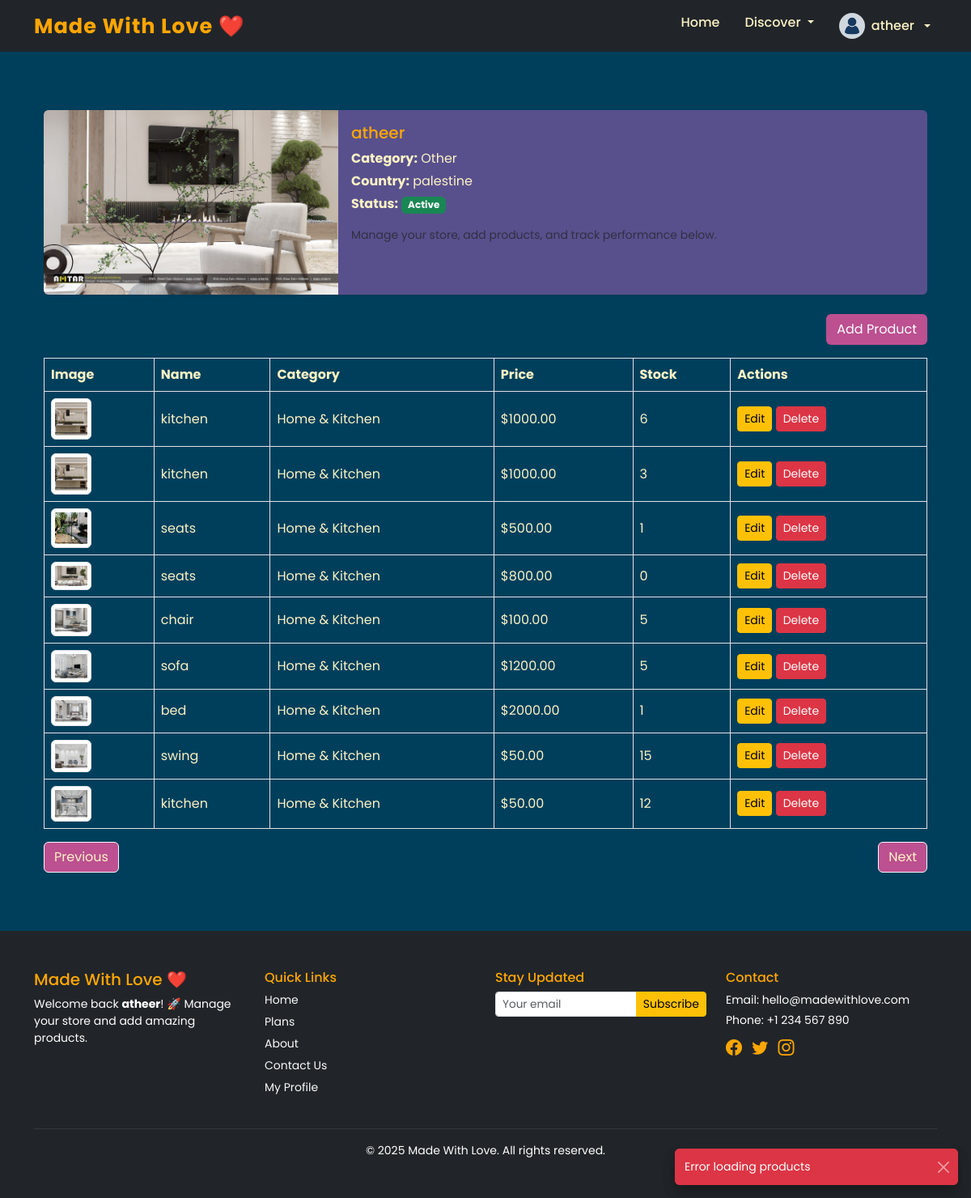
Screenshot of /dashboard/merchant/ (signed in) with the database file from the repository.
### madewithlove_app/models.py (models this page shows, shortened)
class Store(models.Model):
    name = models.CharField(max_length=255)
    description = models.TextField()
    category = models.ForeignKey(Category, on_delete=models.SET_NULL, null=True, blank=True)
    slug = models.SlugField(unique=True, null=True)
    is_store_active = models.BooleanField(default=True)
    store_logo = models.ImageField(upload_to='store_logos/', blank=True, null=True)
    created_at = models.DateTimeField(auto_now_add=True)
    updated_at = models.DateTimeField(auto_now=True)

class MerchantProfile(models.Model):
    user = models.OneToOneField(User, on_delete=models.CASCADE)
    profile_picture = models.ImageField(upload_to='profile_pics/', blank=True, null=True)
    payout_method = models.CharField(max_length=50, null=True, blank=True)
    payout_email = models.EmailField()
    country = models.CharField(max_length=100)
    is_profile_complete = models.BooleanField(default=False)
    created_at = models.DateTimeField(auto_now_add=True)
    updated_at = models.DateTimeField(auto_now=True)
    store = models.OneToOneField('Store', on_delete=models.SET_NULL, null=True, blank=True, related_name='merchant')

class Category(models.Model):
    CATEGORY_CHOICES = [
        ('fashion', 'Fashion & Apparel'),
        ('electronics', 'Electronics & Gadgets'),
        ('beauty', 'Beauty & Personal Care'),
        ('handmade', 'Handmade & Crafts'),
        ('food', 'Food & Specialty'),
        ('books', 'Books & Stationery'),
        ('home', 'Home & Kitchen'),
        ('local', 'Local & Cultural'),
        ('other', 'Other'),
    ]
    slug = models.CharField(max_length=50, unique=True, choices=CATEGORY_CHOICES, default='other')
    def __str__(self):
        return dict(self.CATEGORY_CHOICES).get(self.slug, self.slug)

class ProductImage(models.Model):
    product = models.ForeignKey(Product, on_delete=models.CASCADE, related_name='images')
    image = models.ImageField(upload_to='product_images/')

class Product(models.Model):
    store = models.ForeignKey(Store, on_delete=models.CASCADE, related_name='product', null=True)
    name = models.CharField(max_length=100)
    category = models.ForeignKey(Category, on_delete=models.SET_NULL, null=True)
    description = models.TextField()
    price = models.DecimalField(max_digits=10, decimal_places=2, validators=[MinValueValidator(0)])
    stock = models.PositiveIntegerField(default=0, validators=[MinValueValidator(0)])
    is_active = models.BooleanField(default=True)
    created_at = models.DateTimeField(auto_now_add=True)

### madewithlove_app/views.py (the view)
    def wrapper(request, *args, **kwargs):
        if request.user.is_authenticated and request.user.role == 'merchant':
            profile_exists = MerchantProfile.objects.filter(user=request.user).exists()
            if not profile_exists:
                return redirect('create_merchant_profile')
        return view_func(request, *args, **kwargs)

### madewithlove_app/views.py (called while the page is built, shortened)
def merchant_profile_required(view_func):
    def wrapper(request, *args, **kwargs):
        if request.user.is_authenticated and request.user.role == 'merchant':
            profile_exists = MerchantProfile.objects.filter(user=request.user).exists()
            if not profile_exists:
                return redirect('create_merchant_profile')
        return view_func(request, *args, **kwargs)
    return wrapper

@login_required
@merchant_profile_required
def merchant_dashboard_view(request):
    user = request.user
    if user.role != 'merchant':
        return redirect('home')
    profile = get_object_or_404(MerchantProfile.objects.select_related('store'), user=user)
    store = profile.store
    products = Product.objects.filter(store=store).prefetch_related('images')
    context = {
        'profile': profile,
        'store': store,
        'products': products,
        'categories': Category.objects.all(),
        'store_missing': False,
    }
    return render(request, 'dashboards/merchant_dashboard.html', context)

### madewithlove_app/templates/dashboards/merchant_dashboard.html (shortened to what this page needs)
{% extends "base.html" %}
{% load static %}
{% block content %}
<div class="container my-4">
  <div class="card dashboard-card shadow-sm mb-4 border-0">
    <div class="row g-0">
      <div class="col-md-4">
        <img src="{% if store.store_logo %}{{ store.store_logo.url }}{% else %}{% static 'images/default-store.png' %}{% endif %}" class="img-fluid rounded-start" alt="Store Logo">
      </div>
      <div class="col-md-8">
        <div class="card-body">
          <h5 class="card-title dashboard-welcome">{{ store.name }}</h5>
          <p class="card-text mb-1"><strong>Category:</strong> {{ profile.store.category|default:"N/A" }}</p>
          <p class="card-text mb-1"><strong>Country:</strong> {{ profile.country|default:"N/A" }}</p>
          <p class="card-text"><strong>Status:</strong> <span class="badge bg-success">Active</span></p>
          <p class="card-text text-muted small">Manage your store, add products, and track performance below.</p>
        </div>
      </div>
    </div>
  </div>
  <div class="table-responsive">
    <div class="text-end mb-3">
      <button class="btn add-product-btn" data-bs-toggle="modal" data-bs-target="#productModal" onclick="openAddModal()">Add Product</button>
    </div>
    <table class="table dashboard-table table-bordered align-middle">
      <thead>
        <tr>
          <th>Image</th>
          <th>Name</th>
          <th>Category</th>
          <th>Price</th>
          <th>Stock</th>
          <th>Actions</th>
        </tr>
      </thead>
      <tbody id="product-table">
        {% for product in products %}
        <tr data-name="{{ product.name }}" data-category="{{ product.category }}" data-id="{{ product.id }}">
          <td>
            {% for img in product.images.all %}
              <img src="{{ img.image.url }}" width="50" class="img-thumbnail me-1" />
            {% empty %}
              <img src="{% static 'images/default-product.png' %}" width="50" class="img-thumbnail" />
            {% endfor %}
          </td>
          <td>{{ product.name }}</td>
          <td>{{ product.category }}</td>
          <td>${{ product.price }}</td>
          <td>{{ product.stock }}</td>
          <td>
            <button class="btn btn-sm btn-warning edit-btn" data-id="{{ product.id }}">Edit</button>
            <button class="btn btn-sm btn-danger delete-btn" data-id="{{ product.id }}">Delete</button>
          </td>
        </tr>
        {% endfor %}
      </tbody>
    </table>
    <div class="d-flex justify-content-between">
      <button id="prev-page" class="btn btn-outline-light">Previous</button>
      <button id="next-page" class="btn btn-outline-light">Next</button>
    </div>
  </div>
</div>
{% endblock %}

### madewithlove_app/static/css/style.css (style rules this page uses)
body { font-family: 'Poppins', sans-serif; background-color: #003f5c; color: #fbf2c4; }
h1, h2, h5 { color: #ffa600; }
.dashboard-table th, .dashboard-table td { vertical-align: middle; color: #fbf2c4; background-color: #003f5c; }
.dashboard-table img { border-radius: 6px; }
.dashboard-welcome { color: #ffa600; }
.dashboard-card { background-color: #58508d; color: #fbf2c4; }
.add-product-btn { background-color: #bc5090; color: #fff; }
.btn-outline-light { color: #fbf2c4; background-color: #bc5090; }

### rows the page displays
Store: store_logo (picture), name "atheer"
MerchantProfile: store.category "Other", country "palestine"
Product: name "kitchen", category "Home & Kitchen", price "1000.00", stock "6"
ProductImage: image (picture)
Product: name "kitchen", category "Home & Kitchen", price "1000.00", stock "3"
ProductImage: image (picture)
Product: name "seats", category "Home & Kitchen", price "500.00", stock "1"
ProductImage: image (picture)
Product: name "seats", category "Home & Kitchen", price "800.00", stock "0"
ProductImage: image (picture)
Product: name "chair", category "Home & Kitchen", price "100.00", stock "5"
ProductImage: image (picture)
Product: name "sofa", category "Home & Kitchen", price "1200.00", stock "5"
ProductImage: image (picture)
Product: name "bed", category "Home & Kitchen", price "2000.00", stock "1"
ProductImage: image (picture)
Product: name "swing", category "Home & Kitchen", price "50.00", stock "15"
ProductImage: image (picture)
Product: name "kitchen", category "Home & Kitchen", price "50.00", stock "12"
ProductImage: image (picture)

### other values shown
{{ request.session.username|default:"User" }} "atheer"
{{ request.session.username }} "atheer"
